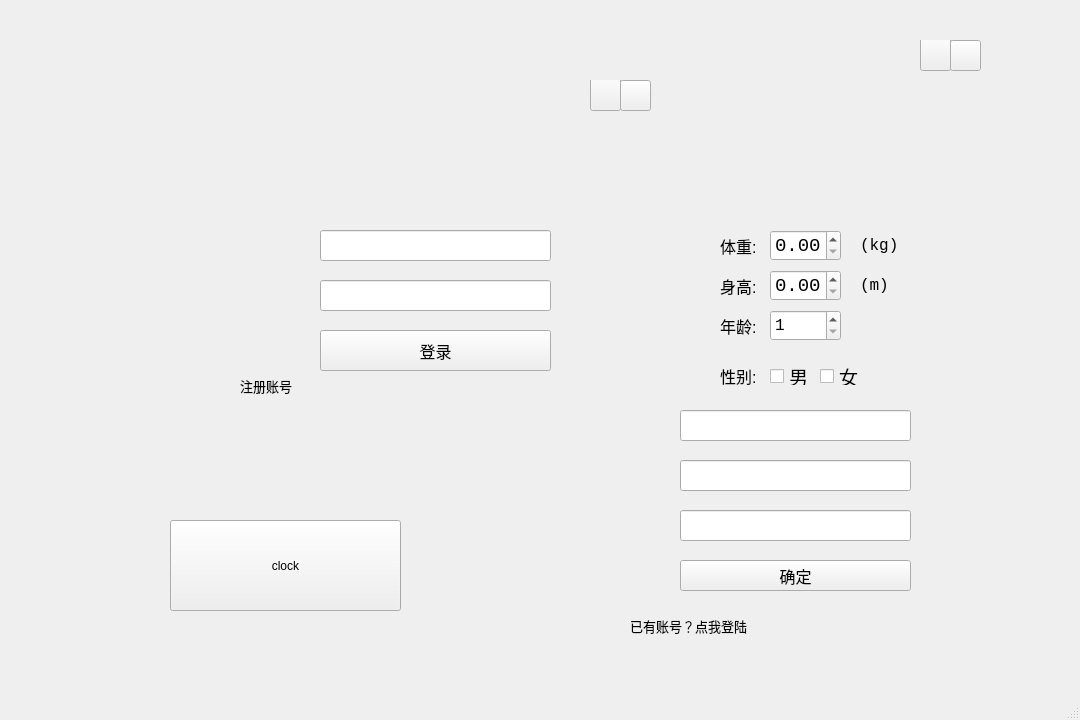
<?xml version="1.0" encoding="UTF-8"?>
<ui version="4.0">
 <class>MainWindow</class>
 <widget class="QMainWindow" name="MainWindow">
  <property name="geometry">
   <rect>
    <x>0</x>
    <y>0</y>
    <width>1080</width>
    <height>720</height>
   </rect>
  </property>
  <property name="windowTitle">
   <string>MainWindow</string>
  </property>
  <widget class="QWidget" name="centralwidget">
   <widget class="QPushButton" name="pushButton_2">
    <property name="geometry">
     <rect>
      <x>170</x>
      <y>520</y>
      <width>231</width>
      <height>91</height>
     </rect>
    </property>
    <property name="text">
     <string>clock</string>
    </property>
   </widget>
   <widget class="QWidget" name="widget_register" native="true">
    <property name="geometry">
     <rect>
      <x>630</x>
      <y>40</y>
      <width>351</width>
      <height>601</height>
     </rect>
    </property>
    <widget class="QLabel" name="label_3">
     <property name="geometry">
      <rect>
       <x>90</x>
       <y>270</y>
       <width>54</width>
       <height>31</height>
      </rect>
     </property>
     <property name="font">
      <font>
       <family>Arial</family>
       <pointsize>12</pointsize>
      </font>
     </property>
     <property name="text">
      <string>年龄:</string>
     </property>
    </widget>
    <widget class="QLabel" name="label_4">
     <property name="geometry">
      <rect>
       <x>90</x>
       <y>320</y>
       <width>54</width>
       <height>31</height>
      </rect>
     </property>
     <property name="font">
      <font>
       <family>Arial</family>
       <pointsize>12</pointsize>
      </font>
     </property>
     <property name="text">
      <string>性别:</string>
     </property>
    </widget>
    <widget class="QSpinBox" name="spinBox">
     <property name="geometry">
      <rect>
       <x>140</x>
       <y>270</y>
       <width>71</width>
       <height>31</height>
      </rect>
     </property>
     <property name="font">
      <font>
       <family>Consolas</family>
       <pointsize>12</pointsize>
      </font>
     </property>
     <property name="minimum">
      <number>1</number>
     </property>
     <property name="maximum">
      <number>120</number>
     </property>
    </widget>
    <widget class="QCheckBox" name="checkBox">
     <property name="geometry">
      <rect>
       <x>140</x>
       <y>327</y>
       <width>73</width>
       <height>18</height>
      </rect>
     </property>
     <property name="font">
      <font>
       <family>Consolas</family>
       <pointsize>14</pointsize>
      </font>
     </property>
     <property name="text">
      <string>男</string>
     </property>
     <property name="autoExclusive">
      <bool>true</bool>
     </property>
    </widget>
    <widget class="QCheckBox" name="checkBox_2">
     <property name="geometry">
      <rect>
       <x>190</x>
       <y>327</y>
       <width>73</width>
       <height>18</height>
      </rect>
     </property>
     <property name="font">
      <font>
       <family>Consolas</family>
       <pointsize>14</pointsize>
      </font>
     </property>
     <property name="text">
      <string>女</string>
     </property>
     <property name="autoExclusive">
      <bool>true</bool>
     </property>
    </widget>
    <widget class="QLabel" name="label_register_message">
     <property name="geometry">
      <rect>
       <x>70</x>
       <y>550</y>
       <width>481</width>
       <height>31</height>
      </rect>
     </property>
     <property name="font">
      <font>
       <family>Consolas</family>
       <pointsize>12</pointsize>
      </font>
     </property>
     <property name="text">
      <string/>
     </property>
    </widget>
    <widget class="QLabel" name="label_register_login">
     <property name="geometry">
      <rect>
       <x>0</x>
       <y>570</y>
       <width>151</width>
       <height>31</height>
      </rect>
     </property>
     <property name="font">
      <font>
       <family>Arial</family>
       <pointsize>10</pointsize>
      </font>
     </property>
     <property name="text">
      <string>已有账号？点我登陆</string>
     </property>
    </widget>
    <widget class="QWidget" name="widget_register_top" native="true">
     <property name="geometry">
      <rect>
       <x>0</x>
       <y>0</y>
       <width>351</width>
       <height>121</height>
      </rect>
     </property>
     <widget class="QPushButton" name="pushButton_login_min_2">
      <property name="geometry">
       <rect>
        <x>290</x>
        <y>-10</y>
        <width>31</width>
        <height>41</height>
       </rect>
      </property>
      <property name="text">
       <string/>
      </property>
     </widget>
     <widget class="QPushButton" name="pushButton_login_quit_2">
      <property name="geometry">
       <rect>
        <x>320</x>
        <y>0</y>
        <width>31</width>
        <height>31</height>
       </rect>
      </property>
      <property name="text">
       <string/>
      </property>
     </widget>
     <widget class="QLabel" name="label_register_welcome">
      <property name="geometry">
       <rect>
        <x>14</x>
        <y>30</y>
        <width>341</width>
        <height>31</height>
       </rect>
      </property>
      <property name="text">
       <string/>
      </property>
     </widget>
     <widget class="QLabel" name="label_register_wel">
      <property name="geometry">
       <rect>
        <x>20</x>
        <y>70</y>
        <width>341</width>
        <height>31</height>
       </rect>
      </property>
      <property name="text">
       <string/>
      </property>
     </widget>
    </widget>
    <widget class="QWidget" name="widget" native="true">
     <property name="geometry">
      <rect>
       <x>80</x>
       <y>180</y>
       <width>221</width>
       <height>81</height>
      </rect>
     </property>
     <widget class="QLabel" name="label_6">
      <property name="geometry">
       <rect>
        <x>10</x>
        <y>10</y>
        <width>54</width>
        <height>31</height>
       </rect>
      </property>
      <property name="font">
       <font>
        <family>Arial</family>
        <pointsize>12</pointsize>
       </font>
      </property>
      <property name="text">
       <string>体重:</string>
      </property>
     </widget>
     <widget class="QLabel" name="label_5">
      <property name="geometry">
       <rect>
        <x>10</x>
        <y>50</y>
        <width>54</width>
        <height>31</height>
       </rect>
      </property>
      <property name="font">
       <font>
        <family>Arial</family>
        <pointsize>12</pointsize>
       </font>
      </property>
      <property name="text">
       <string>身高:</string>
      </property>
     </widget>
     <widget class="QDoubleSpinBox" name="doubleSpinBox">
      <property name="geometry">
       <rect>
        <x>60</x>
        <y>10</y>
        <width>71</width>
        <height>31</height>
       </rect>
      </property>
      <property name="font">
       <font>
        <family>Consolas</family>
        <pointsize>14</pointsize>
       </font>
      </property>
      <property name="singleStep">
       <double>0.010000000000000</double>
      </property>
     </widget>
     <widget class="QDoubleSpinBox" name="doubleSpinBox_2">
      <property name="geometry">
       <rect>
        <x>60</x>
        <y>50</y>
        <width>71</width>
        <height>31</height>
       </rect>
      </property>
      <property name="font">
       <font>
        <family>Consolas</family>
        <pointsize>14</pointsize>
       </font>
      </property>
      <property name="decimals">
       <number>2</number>
      </property>
      <property name="maximum">
       <double>2.300000000000000</double>
      </property>
      <property name="singleStep">
       <double>0.010000000000000</double>
      </property>
      <property name="value">
       <double>0.000000000000000</double>
      </property>
     </widget>
     <widget class="QLabel" name="label_11">
      <property name="geometry">
       <rect>
        <x>150</x>
        <y>10</y>
        <width>61</width>
        <height>31</height>
       </rect>
      </property>
      <property name="font">
       <font>
        <family>Consolas</family>
        <pointsize>12</pointsize>
       </font>
      </property>
      <property name="text">
       <string>(kg)</string>
      </property>
     </widget>
     <widget class="QLabel" name="label_10">
      <property name="geometry">
       <rect>
        <x>150</x>
        <y>50</y>
        <width>54</width>
        <height>31</height>
       </rect>
      </property>
      <property name="font">
       <font>
        <family>Consolas</family>
        <pointsize>12</pointsize>
       </font>
      </property>
      <property name="text">
       <string>(m)</string>
      </property>
     </widget>
    </widget>
    <widget class="QWidget" name="widget_register_effect" native="true">
     <property name="geometry">
      <rect>
       <x>10</x>
       <y>140</y>
       <width>331</width>
       <height>431</height>
      </rect>
     </property>
     <widget class="QPushButton" name="pushButton_register">
      <property name="geometry">
       <rect>
        <x>40</x>
        <y>380</y>
        <width>231</width>
        <height>31</height>
       </rect>
      </property>
      <property name="font">
       <font>
        <family>微软雅黑 Light</family>
        <pointsize>12</pointsize>
       </font>
      </property>
      <property name="text">
       <string>确定</string>
      </property>
     </widget>
     <widget class="QWidget" name="widget_2" native="true">
      <property name="geometry">
       <rect>
        <x>30</x>
        <y>220</y>
        <width>261</width>
        <height>201</height>
       </rect>
      </property>
      <widget class="QLineEdit" name="lineEdit_register_name">
       <property name="geometry">
        <rect>
         <x>10</x>
         <y>10</y>
         <width>231</width>
         <height>31</height>
        </rect>
       </property>
       <property name="font">
        <font>
         <family>Consolas</family>
         <pointsize>14</pointsize>
        </font>
       </property>
      </widget>
      <widget class="QLineEdit" name="lineEdit_register_username">
       <property name="geometry">
        <rect>
         <x>10</x>
         <y>60</y>
         <width>231</width>
         <height>31</height>
        </rect>
       </property>
       <property name="font">
        <font>
         <family>Consolas</family>
         <pointsize>14</pointsize>
        </font>
       </property>
      </widget>
      <widget class="QLineEdit" name="lineEdit_register_password">
       <property name="geometry">
        <rect>
         <x>10</x>
         <y>110</y>
         <width>231</width>
         <height>31</height>
        </rect>
       </property>
       <property name="font">
        <font>
         <family>Consolas</family>
         <pointsize>14</pointsize>
        </font>
       </property>
      </widget>
     </widget>
     <zorder>widget_2</zorder>
     <zorder>pushButton_register</zorder>
    </widget>
    <zorder>widget_register_effect</zorder>
    <zorder>widget</zorder>
    <zorder>label_3</zorder>
    <zorder>label_4</zorder>
    <zorder>spinBox</zorder>
    <zorder>checkBox</zorder>
    <zorder>checkBox_2</zorder>
    <zorder>label_register_message</zorder>
    <zorder>label_register_login</zorder>
    <zorder>widget_register_top</zorder>
   </widget>
   <widget class="QWidget" name="widget_login" native="true">
    <property name="geometry">
     <rect>
      <x>230</x>
      <y>80</y>
      <width>421</width>
      <height>331</height>
     </rect>
    </property>
    <widget class="QPushButton" name="pushButton_login">
     <property name="geometry">
      <rect>
       <x>90</x>
       <y>250</y>
       <width>231</width>
       <height>41</height>
      </rect>
     </property>
     <property name="font">
      <font>
       <family>微软雅黑 Light</family>
       <pointsize>12</pointsize>
      </font>
     </property>
     <property name="text">
      <string>登录</string>
     </property>
    </widget>
    <widget class="QLineEdit" name="lineEdit_login_username">
     <property name="geometry">
      <rect>
       <x>90</x>
       <y>150</y>
       <width>231</width>
       <height>31</height>
      </rect>
     </property>
     <property name="font">
      <font>
       <family>Consolas</family>
       <pointsize>14</pointsize>
      </font>
     </property>
    </widget>
    <widget class="QLineEdit" name="lineEdit_login_password">
     <property name="geometry">
      <rect>
       <x>90</x>
       <y>200</y>
       <width>231</width>
       <height>31</height>
      </rect>
     </property>
     <property name="font">
      <font>
       <family>Consolas</family>
       <pointsize>14</pointsize>
      </font>
     </property>
    </widget>
    <widget class="QLabel" name="label_login_register">
     <property name="geometry">
      <rect>
       <x>10</x>
       <y>290</y>
       <width>71</width>
       <height>31</height>
      </rect>
     </property>
     <property name="font">
      <font>
       <family>Arial</family>
       <pointsize>10</pointsize>
      </font>
     </property>
     <property name="text">
      <string>注册账号</string>
     </property>
    </widget>
    <widget class="QWidget" name="widget_3" native="true">
     <property name="geometry">
      <rect>
       <x>0</x>
       <y>0</y>
       <width>421</width>
       <height>121</height>
      </rect>
     </property>
     <widget class="QPushButton" name="pushButton_login_min">
      <property name="geometry">
       <rect>
        <x>360</x>
        <y>-10</y>
        <width>31</width>
        <height>41</height>
       </rect>
      </property>
      <property name="text">
       <string/>
      </property>
     </widget>
     <widget class="QPushButton" name="pushButton_login_quit">
      <property name="geometry">
       <rect>
        <x>390</x>
        <y>0</y>
        <width>31</width>
        <height>31</height>
       </rect>
      </property>
      <property name="text">
       <string/>
      </property>
     </widget>
     <widget class="QLabel" name="label_login_title">
      <property name="geometry">
       <rect>
        <x>0</x>
        <y>30</y>
        <width>371</width>
        <height>31</height>
       </rect>
      </property>
      <property name="text">
       <string/>
      </property>
     </widget>
    </widget>
    <widget class="QLabel" name="label_16">
     <property name="geometry">
      <rect>
       <x>171</x>
       <y>71</y>
       <width>74</width>
       <height>74</height>
      </rect>
     </property>
     <property name="text">
      <string/>
     </property>
    </widget>
    <widget class="QLabel" name="label_login_message">
     <property name="geometry">
      <rect>
       <x>110</x>
       <y>290</y>
       <width>241</width>
       <height>31</height>
      </rect>
     </property>
     <property name="font">
      <font>
       <family>Consolas</family>
       <pointsize>12</pointsize>
      </font>
     </property>
     <property name="text">
      <string/>
     </property>
    </widget>
    <widget class="QLabel" name="label_headphoto">
     <property name="geometry">
      <rect>
       <x>173</x>
       <y>73</y>
       <width>70</width>
       <height>70</height>
      </rect>
     </property>
     <property name="text">
      <string/>
     </property>
    </widget>
   </widget>
  </widget>
  <widget class="QStatusBar" name="statusbar"/>
 </widget>
 <resources/>
 <connections/>
</ui>
